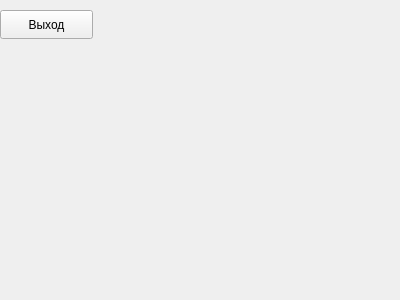
<?xml version="1.0" encoding="UTF-8"?>
<ui version="4.0">
 <class>Scene</class>
 <widget class="QWidget" name="Scene">
  <property name="geometry">
   <rect>
    <x>0</x>
    <y>0</y>
    <width>400</width>
    <height>300</height>
   </rect>
  </property>
  <property name="windowTitle">
   <string>Form</string>
  </property>
  <widget class="QPushButton" name="pushButton">
   <property name="geometry">
    <rect>
     <x>0</x>
     <y>10</y>
     <width>93</width>
     <height>29</height>
    </rect>
   </property>
   <property name="text">
    <string>Выход</string>
   </property>
  </widget>
 </widget>
 <resources/>
 <connections/>
</ui>
